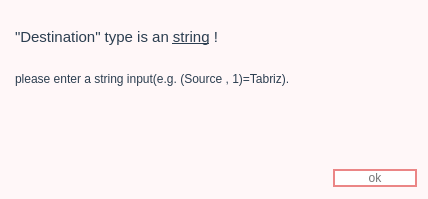
<?xml version="1.0" encoding="UTF-8"?>
<ui version="4.0">
 <class>Destination_type_error</class>
 <widget class="QWidget" name="Destination_type_error">
  <property name="geometry">
   <rect>
    <x>0</x>
    <y>0</y>
    <width>428</width>
    <height>199</height>
   </rect>
  </property>
  <property name="windowTitle">
   <string>Type Error</string>
  </property>
  <property name="windowIcon">
   <iconset>
    <normaloff>errors_readme/error_icon.png</normaloff>errors_readme/error_icon.png</iconset>
  </property>
  <property name="styleSheet">
   <string notr="true">background-color: rgb(255, 247, 248);</string>
  </property>
  <layout class="QGridLayout" name="gridLayout">
   <item row="0" column="0" colspan="2">
    <widget class="QTextEdit" name="textEdit">
     <property name="styleSheet">
      <string notr="true">color:#2c3e50</string>
     </property>
     <property name="frameShape">
      <enum>QFrame::NoFrame</enum>
     </property>
     <property name="horizontalScrollBarPolicy">
      <enum>Qt::ScrollBarAlwaysOff</enum>
     </property>
     <property name="tabChangesFocus">
      <bool>false</bool>
     </property>
     <property name="readOnly">
      <bool>true</bool>
     </property>
     <property name="html">
      <string>&lt;!DOCTYPE HTML PUBLIC &quot;-//W3C//DTD HTML 4.0//EN&quot; &quot;http://www.w3.org/TR/REC-html40/strict.dtd&quot;&gt;
&lt;html&gt;&lt;head&gt;&lt;meta name=&quot;qrichtext&quot; content=&quot;1&quot; /&gt;&lt;style type=&quot;text/css&quot;&gt;
p, li { white-space: pre-wrap; }
&lt;/style&gt;&lt;/head&gt;&lt;body style=&quot; font-family:'MS Shell Dlg 2'; font-size:7.8pt; font-weight:400; font-style:normal;&quot;&gt;
&lt;p style=&quot; margin-top:0px; margin-bottom:0px; margin-left:0px; margin-right:0px; -qt-block-indent:0; text-indent:0px;&quot;&gt;&lt;span style=&quot; font-size:8pt;&quot;&gt; &lt;/span&gt;&lt;/p&gt;
&lt;p style=&quot; margin-top:0px; margin-bottom:0px; margin-left:0px; margin-right:0px; -qt-block-indent:0; text-indent:0px;&quot;&gt;&lt;span style=&quot; font-size:11pt;&quot;&gt;&amp;quot;Destination&amp;quot; type is an &lt;/span&gt;&lt;span style=&quot; font-size:11pt; text-decoration: underline;&quot;&gt;string&lt;/span&gt;&lt;span style=&quot; font-size:11pt;&quot;&gt; !  &lt;/span&gt;&lt;/p&gt;
&lt;p style=&quot; margin-top:0px; margin-bottom:0px; margin-left:0px; margin-right:0px; -qt-block-indent:0; text-indent:0px;&quot;&gt;&lt;span style=&quot; font-size:8pt;&quot;&gt; &lt;/span&gt;&lt;/p&gt;
&lt;p style=&quot;-qt-paragraph-type:empty; margin-top:0px; margin-bottom:0px; margin-left:0px; margin-right:0px; -qt-block-indent:0; text-indent:0px; font-size:8pt;&quot;&gt;&lt;br /&gt;&lt;/p&gt;
&lt;p style=&quot; margin-top:0px; margin-bottom:0px; margin-left:0px; margin-right:0px; -qt-block-indent:0; text-indent:0px;&quot;&gt;&lt;span style=&quot; font-size:9pt;&quot;&gt;please enter a string input(e.g. (Source , 1)=Tabriz).&lt;/span&gt;&lt;/p&gt;&lt;/body&gt;&lt;/html&gt;</string>
     </property>
    </widget>
   </item>
   <item row="1" column="0">
    <spacer name="horizontalSpacer">
     <property name="orientation">
      <enum>Qt::Horizontal</enum>
     </property>
     <property name="sizeHint" stdset="0">
      <size>
       <width>40</width>
       <height>20</height>
      </size>
     </property>
    </spacer>
   </item>
   <item row="1" column="1">
    <widget class="QPushButton" name="pushButton">
     <property name="styleSheet">
      <string notr="true">QPushButton {
	
	
	font: 75 10pt &quot;Bahnschrift Condensed&quot;;
	background-color:#FFFFFF;
	color: rgb(117, 117, 117);
    border: 2px solid #Eb8686; min-width: 80px;
	border-color: #Eb8686; 
    border-radius: 10px;
}

QPushButton:pressed {
    background-color: qlineargradient(x1: 0, y1: 0, x2: 0, y2: 1,
                                      stop: 0 #dadbde, stop: 1 #f6f7fa);
}

QPushButton:flat {
    border: none; /* no border for a flat push button */
}

QPushButton:default {
    border-color: navy; /* make the default button prominent */
}</string>
     </property>
     <property name="text">
      <string>ok</string>
     </property>
    </widget>
   </item>
  </layout>
 </widget>
 <resources/>
 <connections/>
</ui>
